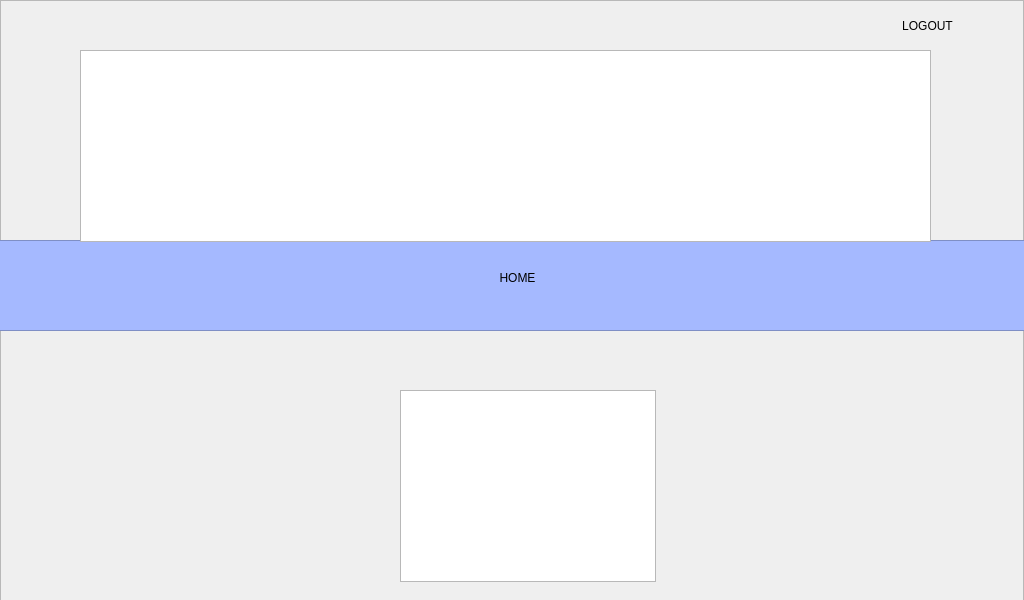
<?xml version="1.0" encoding="UTF-8"?>
<ui version="4.0">
 <class>ResultTable</class>
 <widget class="QWidget" name="ResultTable">
  <property name="geometry">
   <rect>
    <x>0</x>
    <y>0</y>
    <width>1024</width>
    <height>600</height>
   </rect>
  </property>
  <property name="windowTitle">
   <string>ResultTable</string>
  </property>
  <widget class="QTableView" name="resultTable">
   <property name="geometry">
    <rect>
     <x>400</x>
     <y>390</y>
     <width>256</width>
     <height>192</height>
    </rect>
   </property>
  </widget>
  <widget class="QGraphicsView" name="graphicsView_2">
   <property name="geometry">
    <rect>
     <x>-10</x>
     <y>240</y>
     <width>1041</width>
     <height>91</height>
    </rect>
   </property>
   <property name="styleSheet">
    <string notr="true">background-color: rgb(165, 185, 255);</string>
   </property>
  </widget>
  <widget class="QGraphicsView" name="graphicsView_3">
   <property name="enabled">
    <bool>false</bool>
   </property>
   <property name="geometry">
    <rect>
     <x>0</x>
     <y>0</y>
     <width>1024</width>
     <height>645</height>
    </rect>
   </property>
   <property name="styleSheet">
    <string notr="true">background-image: url(:/Login1/Abstract-wallpaper-for-PC-87 (1).jpg);</string>
   </property>
  </widget>
  <widget class="QGraphicsView" name="graphicsView">
   <property name="geometry">
    <rect>
     <x>80</x>
     <y>50</y>
     <width>851</width>
     <height>192</height>
    </rect>
   </property>
   <property name="styleSheet">
    <string notr="true">background-image: url(:/Login1/logo.png);</string>
   </property>
  </widget>
  <widget class="QPushButton" name="pushButton_7">
   <property name="geometry">
    <rect>
     <x>480</x>
     <y>260</y>
     <width>75</width>
     <height>36</height>
    </rect>
   </property>
   <property name="sizePolicy">
    <sizepolicy hsizetype="Minimum" vsizetype="Fixed">
     <horstretch>21</horstretch>
     <verstretch>0</verstretch>
    </sizepolicy>
   </property>
   <property name="contextMenuPolicy">
    <enum>Qt::PreventContextMenu</enum>
   </property>
   <property name="acceptDrops">
    <bool>true</bool>
   </property>
   <property name="layoutDirection">
    <enum>Qt::LeftToRight</enum>
   </property>
   <property name="styleSheet">
    <string notr="true">font: 75 12pt &quot;Segoe Print&quot;;</string>
   </property>
   <property name="text">
    <string>HOME</string>
   </property>
   <property name="autoDefault">
    <bool>false</bool>
   </property>
   <property name="default">
    <bool>false</bool>
   </property>
   <property name="flat">
    <bool>true</bool>
   </property>
  </widget>
  <widget class="QPushButton" name="pushButton_3">
   <property name="geometry">
    <rect>
     <x>890</x>
     <y>10</y>
     <width>75</width>
     <height>31</height>
    </rect>
   </property>
   <property name="styleSheet">
    <string notr="true">font: 75 10pt &quot;Segoe Print&quot;;</string>
   </property>
   <property name="text">
    <string>LOGOUT</string>
   </property>
   <property name="flat">
    <bool>true</bool>
   </property>
  </widget>
  <zorder>graphicsView_3</zorder>
  <zorder>graphicsView_2</zorder>
  <zorder>pushButton_3</zorder>
  <zorder>pushButton_7</zorder>
  <zorder>graphicsView</zorder>
  <zorder>resultTable</zorder>
 </widget>
 <layoutdefault spacing="6" margin="11"/>
 <resources>
  <include location="login1.qrc"/>
 </resources>
 <connections>
  <connection>
   <sender>pushButton_3</sender>
   <signal>clicked()</signal>
   <receiver>ResultTable</receiver>
   <slot>logout()</slot>
   <hints>
    <hint type="sourcelabel">
     <x>921</x>
     <y>21</y>
    </hint>
    <hint type="destinationlabel">
     <x>875</x>
     <y>-7</y>
    </hint>
   </hints>
  </connection>
  <connection>
   <sender>pushButton_7</sender>
   <signal>clicked()</signal>
   <receiver>ResultTable</receiver>
   <slot>goHome()</slot>
   <hints>
    <hint type="sourcelabel">
     <x>520</x>
     <y>270</y>
    </hint>
    <hint type="destinationlabel">
     <x>498</x>
     <y>-7</y>
    </hint>
   </hints>
  </connection>
 </connections>
 <slots>
  <slot>logout()</slot>
  <slot>goHome()</slot>
 </slots>
</ui>
